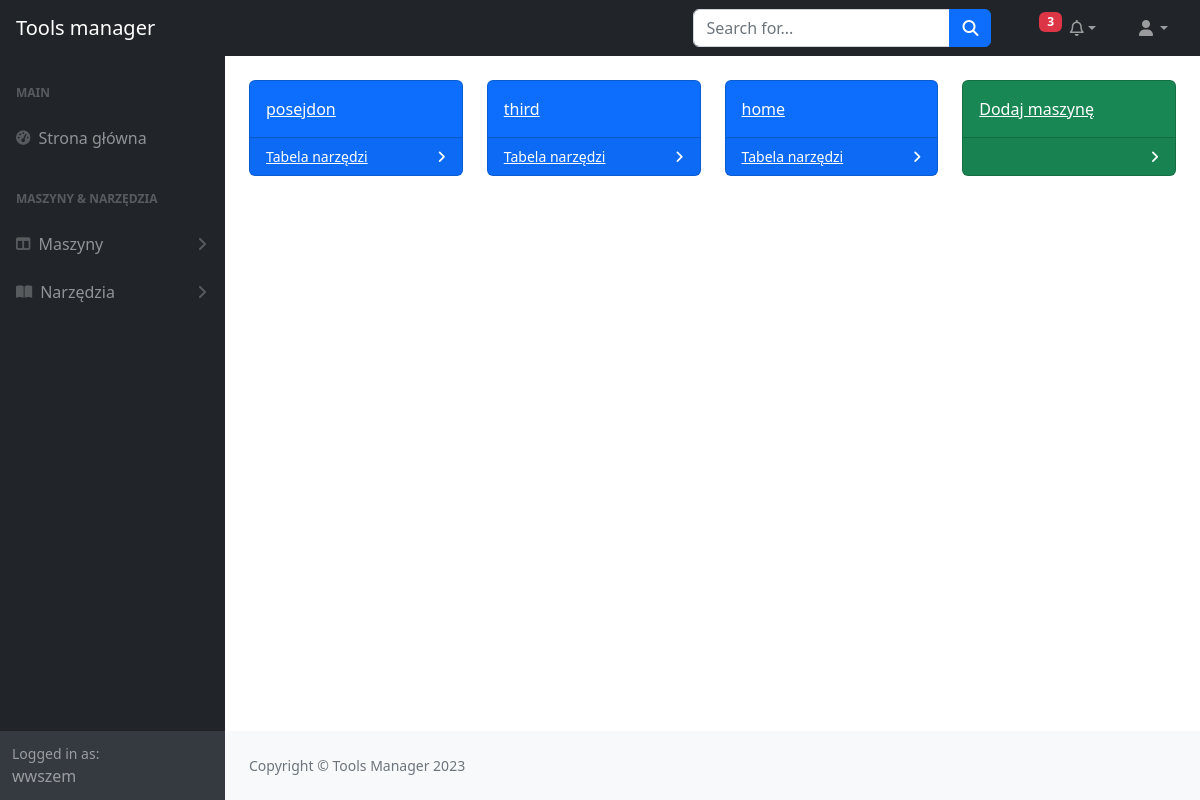
The app's page / (signed in), older data.
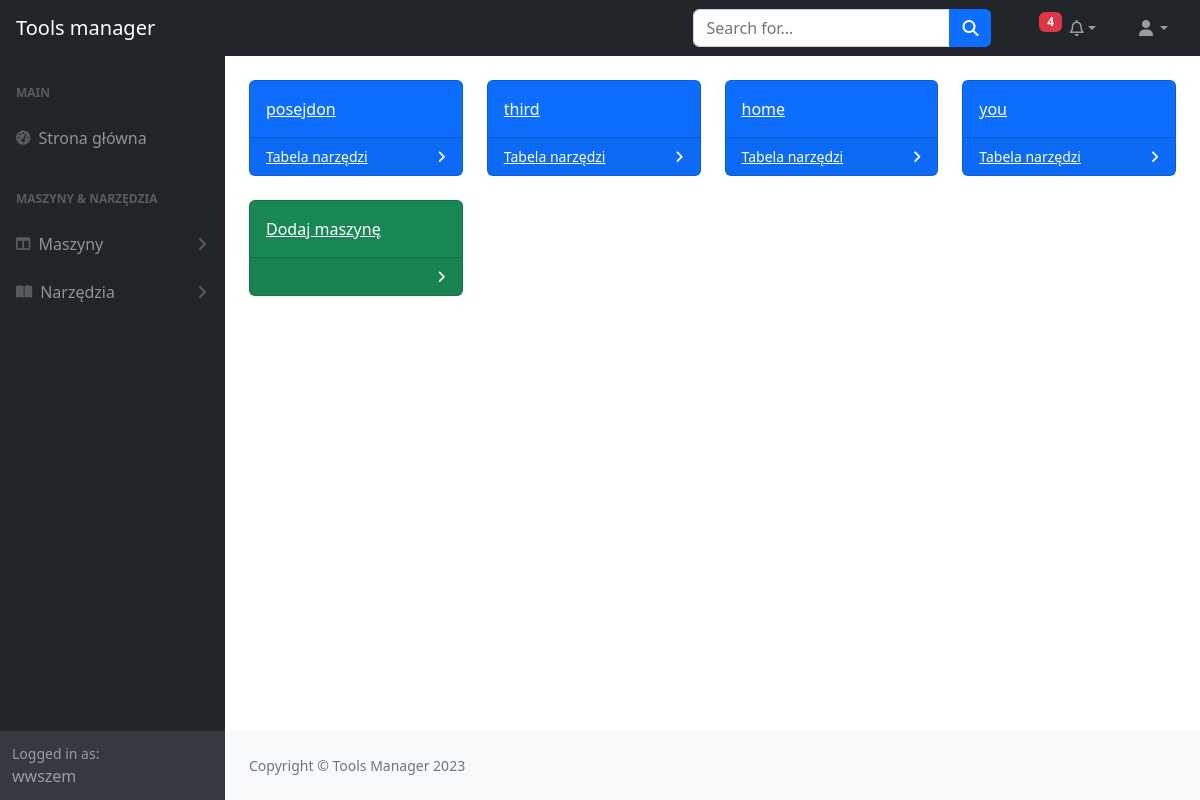
The same page, newer data.
### machines/models.py (models this page shows, shortened)
class Machine(models.Model):
    name = models.CharField(max_length=100)
    description = models.TextField()
    author = models.ForeignKey(User, on_delete=models.SET_NULL, null=True, blank=True)

### machines/views.py (the view)
# urls.py: path('', home, name='app-home'),
@login_required
def home(request):
    user = request.user
    logger.info(f"User {user} home view accessed.")
    return render(request, 'machines/machine.html', {'title': 'Home'})

### machines/context_processors.py (called while the page is built)
def all_machines(request):
    return {'machines': Machine.objects.all()}

def user_notifications(request):
    if not request.user.is_anonymous:
        user = request.user
        return {'user_notifications': UserNotification.objects.filter(user=user, is_read=False).select_related(
                'notification__user_comment').order_by('-notification__created_at')}
    return {'user_notifications': []}

### machines/templates/machines/machine.html (shortened to what this page needs)
{% extends 'machines/index.html' %}
{% block content %}
  <div class="row">
        {% for machine in machines %}
        <div class="col-xl-3 col-md-6">
            <div class="card bg-primary text-white mb-4">
                <div class="card-body">
                    <a class="text-white stretched-link" href="{% url 'machine-detail' machine.pk %}">{{ machine.name }}</a>
                </div>
                <div class="card-footer d-flex align-items-center justify-content-between">
                    <a class="small text-white stretched-link" href="{% url 'machine-detail' machine.pk %}">Tabela narzędzi</a>
                    <div class="small text-white"><i class="fas fa-angle-right"></i></div>
                </div>
            </div>
        </div>
        {% endfor %}
        {% if perms.machines.add_machine %}
        <div class="col-xl-3 col-md-6">
            <div class="card bg-success text-white mb-4">
                <div class="card-body">
                    <a class="text-white stretched-link" href="{% url 'machine-create' %}">Dodaj maszynę</a>
                </div>
                <div class="card-footer d-flex align-items-center justify-content-between">
                    <div class="small text-white"><i class="fas fa-angle-right"></i></div>
                </div>
            </div>
        </div>
        {% endif %}
  </div>
{% endblock %}

### machines/templates/machines/index.html (shortened to what the changed rows need)
{% load static %}
<!DOCTYPE html>
<html lang="en">
    <head>
        <link href="https://cdn.jsdelivr.net/npm/simple-datatables@7.1.2/dist/style.min.css" rel="stylesheet" />
        <link href="{% static 'css/styles.css' %}" rel="stylesheet" />
    </head>
    <body class="sb-nav-fixed">
        <nav class="sb-topnav navbar navbar-expand navbar-dark bg-dark">
            <ul class="navbar-nav ms-auto ms-md-0 me-3 me-lg-4">
                <ul>
                    {% if user_notifications.count > 0 %}
                        <span class="badge bg-danger">{{ user_notifications.count }}</span>
                    {% else %}
                        <span class="badge bg-danger">0</span>
                    {% endif %}
                </ul>
            </ul>
        </nav>
        <div id="layoutSidenav">
            <div id="layoutSidenav_content">
            <main>
                <div class="container-fluid px-4">
                    {% block content %}{% endblock %}
                </div>
            </main>
            </div>
        </div>
    </body>
</html>

Row changes from the older to the newer data that the page shows:
added Machine: name "you"
Text that changed along with them:
{{ user_notifications.count }}: "3" → "4"
